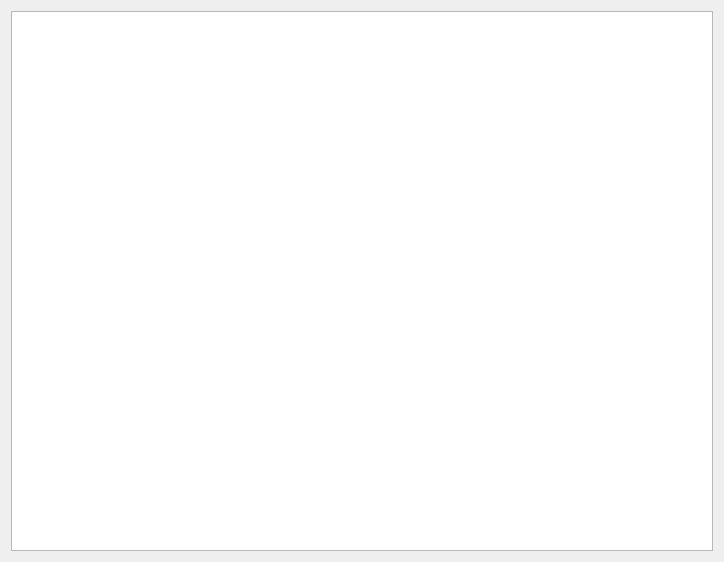
<?xml version="1.0" encoding="UTF-8"?>
<ui version="4.0">
 <class>DialogDbTable</class>
 <widget class="QDialog" name="DialogDbTable">
  <property name="geometry">
   <rect>
    <x>0</x>
    <y>0</y>
    <width>724</width>
    <height>562</height>
   </rect>
  </property>
  <property name="windowTitle">
   <string>Dialog</string>
  </property>
  <layout class="QHBoxLayout" name="horizontalLayout">
   <item>
    <widget class="QTableView" name="tableViewData"/>
   </item>
  </layout>
 </widget>
 <resources/>
 <connections/>
</ui>
